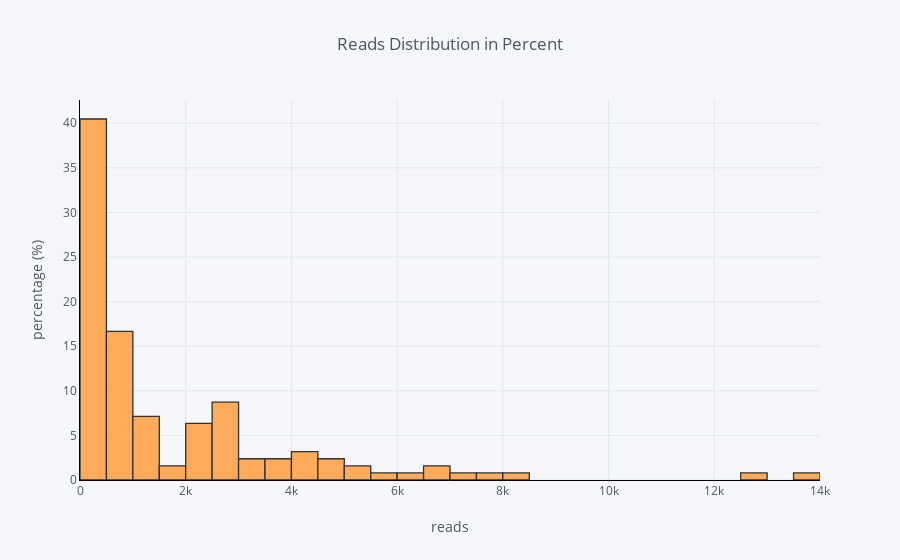

Write notebook code for a chart like this one.
### Markdown cell above
### Percentage Histogram

To get the same chart but instead showing the percentage, we simple pass in `percent` as the histnorm parameter.

### Code cell
df['claps'].iplot(
    kind='hist',
    bins=30,
    xTitle='reads',
    linecolor='black',
    histnorm='percent',
    yTitle='percentage (%)',
    title='Reads Distribution in Percent')

### Figure 1 — Plotly figure (JSON) as saved in the notebook; plotly's stock layout.template omitted (floating-point values rounded to 4 significant figures)
{"data": [{"histfunc": "count", "histnorm": "percent", "marker": {"color": "rgba(255, 153, 51, 1.0)", "line": {"color": "#000000", "width": 1.3}}, "name": "claps", "nbinsx": 30, "opacity": 0.8, "orientation": "v", "type": "histogram", "uid": "99a5e9d2-8ea0-4bc8-b39e-658d78c63044", "x": [2, 18, 50, 0, 0, 0, 73, 234, 2, 0, 682, 58, 5, 7, 87, 23, 4, 113, 8, 17, 8, 4800, 2700, 72, 123, 857, 186, 11, 119, 2000, 4100, 59, 2700, 77, 14, 7000, 1200, 275, 1600, 1600, 1000, 4300, 4980, 12900, 223, 4900, 101, 5900, 548, 895, 6700, 6500, 2700, 1100, 2900, 2600, 2800, 5300, 1300, 1000, 7900, 364, 13500, 4100, 2200, 3900, 6300, 8200, 1300, 5400, 2300, 2700, 2100, 707, 650, 2700, 4100, 822, 830, 3700, 653, 657, 1100, 2800, 3100, 792, 222, 3300, 315, 2500, 976, 2000, 1000, 3200, 651, 2300, 809, 745, 587, 818, 2200, 1300, 630, 2600, 2000, 3600, 440, 728, 893, 205, 529, 121, 361, 31, 0, 24, 0, 5, 6, 0, 424, 443, 412, 329, 309, 75]}], "layout": {"barmode": "overlay", "legend": {"bgcolor": "#F5F6F9", "font": {"color": "#4D5663"}}, "paper_bgcolor": "#F5F6F9", "plot_bgcolor": "#F5F6F9", "title": "Reads Distribution in Percent", "titlefont": {"color": "#4D5663"}, "xaxis": {"gridcolor": "#E1E5ED", "linecolor": "black", "showgrid": true, "tickfont": {"color": "#4D5663"}, "title": "reads", "titlefont": {"color": "#4D5663"}, "zerolinecolor": "#E1E5ED"}, "yaxis": {"gridcolor": "#E1E5ED", "linecolor": "black", "showgrid": true, "tickfont": {"color": "#4D5663"}, "title": "percentage (%)", "titlefont": {"color": "#4D5663"}, "zerolinecolor": "#E1E5ED"}}}
